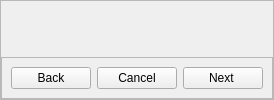
              <widget class="QFrame" name="footer">
               <property name="frameShape">
                <enum>QFrame::StyledPanel</enum>
               </property>
               <property name="frameShadow">
                <enum>QFrame::Raised</enum>
               </property>
               <layout class="QHBoxLayout" name="horizontalLayout_5">
                <property name="spacing">
                 <number>0</number>
                </property>
                <property name="leftMargin">
                 <number>0</number>
                </property>
                <property name="topMargin">
                 <number>0</number>
                </property>
                <property name="rightMargin">
                 <number>0</number>
                </property>
                <property name="bottomMargin">
                 <number>0</number>
                </property>
                <item alignment="Qt::AlignBottom">
                 <widget class="QFrame" name="frame_2">
                  <property name="frameShape">
                   <enum>QFrame::StyledPanel</enum>
                  </property>
                  <property name="frameShadow">
                   <enum>QFrame::Raised</enum>
                  </property>
                  <layout class="QHBoxLayout" name="horizontalLayout_4">
                   <item alignment="Qt::AlignLeft">
                    <widget class="QPushButton" name="pushButton_8">
                     <property name="text">
                      <string>Back</string>
                     </property>
                     <property name="icon">
                      <iconset resource="resource.qrc">
                       <normaloff>:/icons/icon/chevrons-left.svg</normaloff>:/icons/icon/chevrons-left.svg</iconset>
                     </property>
                    </widget>
                   </item>
                   <item alignment="Qt::AlignHCenter">
                    <widget class="QPushButton" name="pushButton_9">
                     <property name="text">
                      <string>Cancel</string>
                     </property>
                     <property name="icon">
                      <iconset resource="resource.qrc">
                       <normaloff>:/icons/icon/x-circle.svg</normaloff>:/icons/icon/x-circle.svg</iconset>
                     </property>
                    </widget>
                   </item>
                   <item alignment="Qt::AlignRight">
                    <widget class="QPushButton" name="pushButton_10">
                     <property name="text">
                      <string>Next </string>
                     </property>
                     <property name="icon">
                      <iconset resource="resource.qrc">
                       <normaloff>:/icons/icon/chevrons-right.svg</normaloff>:/icons/icon/chevrons-right.svg</iconset>
                     </property>
                    </widget>
                   </item>
                  </layout>
                 </widget>
                </item>
               </layout>
              </widget>
